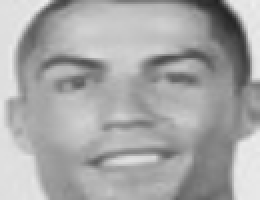
#> input picture 04-face-recognition/dataset/Ronaldo/20.png, 130 x 100 px (shown 2 times larger)
$ python faceRecognition.py
#> lines starting #> are read from the running program, lines starting #| are printed output that depends on the picture
import cv2 #handling images
import numpy #for array
import os #handling directories

haar_file = 'haarcascade_frontalface_default.xml' #loading face detector
face_cascade = cv2.CascadeClassifier(haar_file)
datasets = 'dataset'

print('Training...')
(images, labels, names, id) = ([], [],{}, 0)

for (subdirs, dirs, files) in os.walk(datasets):
    for subdir in dirs:
        names[id] = subdir
        subjectpath = os.path.join(datasets, subdir)
        for filename in os.listdir(subjectpath):
            path = subjectpath+ '/' + filename
            label = id
            images.append(cv2.imread(path,0))
            labels.append(int(label))
        id += 1

(images, labels) = [numpy.array(lis) for lis in [images,labels]]
#> labels = [0]
print(images, labels)
#> (printed output is left out)
(width, height) = (130, 100)

model = cv2.face.LBPHFaceRecognizer_create()  #loading face reocognizer#
#model = cv2.face.FisherFaceRecognizer_create()

model.train(images,labels) #training dataset

webcam = cv2.VideoCapture(0)
cnt = 0

while True:
    (_, img) = webcam.read()
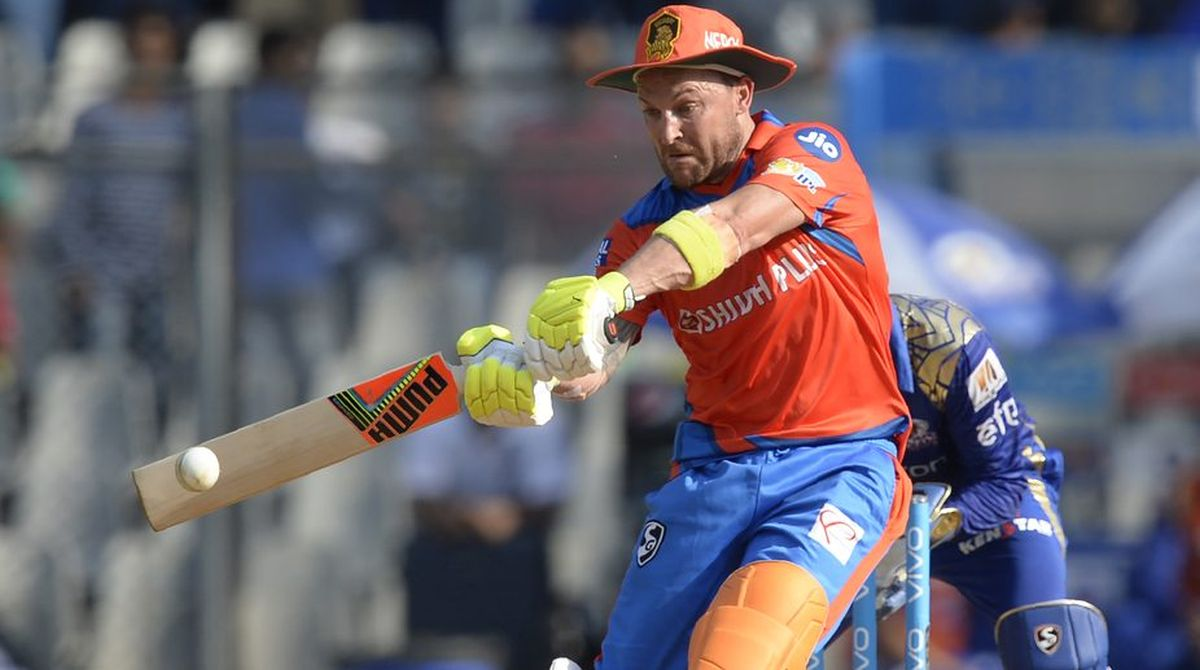
#> input picture 08-image-classification-cnn/Dataset/test/Brendon McCullum_49.jpeg, 1200 x 670 px, given in place of the camera
#> img is the input picture: shape (670, 1200, 3); mean B, G, R 112.1, 101.9, 106.3
    gray = cv2.cvtColor(img, cv2.COLOR_BGR2GRAY)
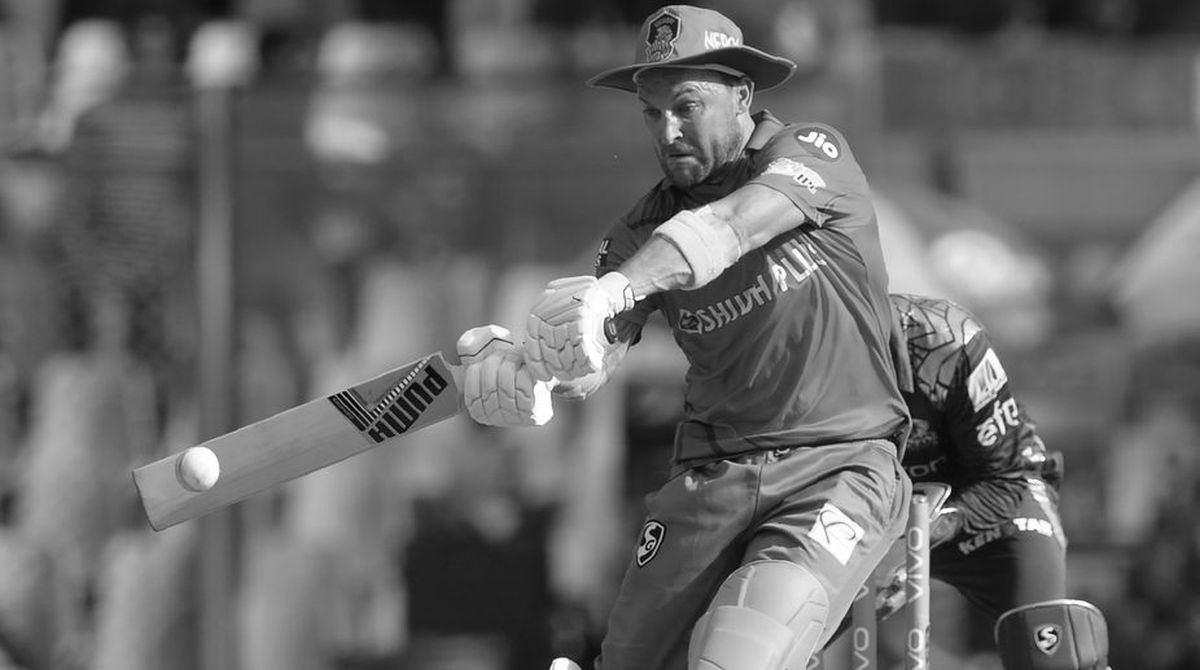
#> gray: shape (670, 1200); min 1, max 255, mean 104.4
    faces = face_cascade.detectMultiScale(gray, 1.3, 5) #face detection
#> faces = ()
    for (x,y,w,h) in faces:
        cv2.rectangle(img, (x,y), (x+w, y+h), (0,255,0),2)
        face = gray[y:y+h, x:x+w]
        face_resize = cv2.resize(face, (width, height))

        prediction = model.predict(face_resize) #predict/calssify face

        cv2.rectangle(img, (x,y), (x+w, y+h), (0,255,0),3) ##
        if prediction[1]<800:
            cv2.putText(img, '%s - %.0f' % (names[prediction[0]],prediction[1]),(x-10,y-10), cv2.FONT_HERSHEY_PLAIN,2,(0, 0, 255),2)
            print(names[prediction[0]])
            cnt=0
        else:
            cnt+=1
            cv2.putText(img,'Unknown',(x-10,y-10), cv2.FONT_HERSHEY_PLAIN,2,(0, 0, 255),2)
            if(cnt>100):
                print("UNknown Person")
                cv2.imwrite("unknown.jpg",img)
                cnt=0
#> this loop made 0 passes
    cv2.imshow('FaceRecognition',img)
    key = cv2.waitKey(10)
#> (key Esc is pressed here)
    if key == 27:
        break

webcam.release()
cv2.destroyAllWindows()
